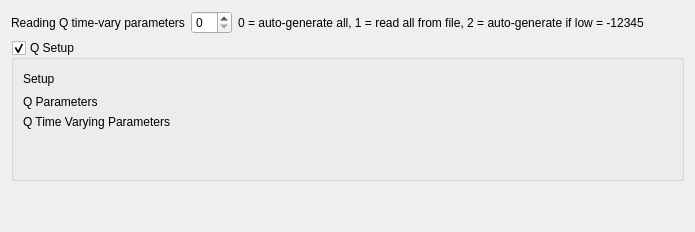
        <widget class="QWidget" name="tab_q">
         <attribute name="title">
          <string>Catchability</string>
         </attribute>
         <layout class="QVBoxLayout" name="verticalLayout_8">
          <item>
           <layout class="QHBoxLayout" name="horizontalLayout_q_time_vary">
            <item>
             <widget class="QLabel" name="label_q_time_vary_read">
              <property name="text">
               <string>Reading Q time-vary parameters</string>
              </property>
             </widget>
            </item>
            <item>
             <widget class="QSpinBox" name="spinBox_q_time_vary_read"/>
            </item>
            <item>
             <widget class="QLabel" name="label_q_time_vary_info">
              <property name="text">
               <string>0 = auto-generate all, 1 = read all from file, 2 = auto-generate if low = -12345</string>
              </property>
             </widget>
            </item>
            <item>
             <spacer name="horizontalSpacer_9">
              <property name="orientation">
               <enum>Qt::Horizontal</enum>
              </property>
              <property name="sizeHint" stdset="0">
               <size>
                <width>40</width>
                <height>20</height>
               </size>
              </property>
             </spacer>
            </item>
           </layout>
          </item>
          <item>
           <widget class="QGroupBox" name="groupBox_q_setup">
            <property name="title">
             <string>Q Setup</string>
            </property>
            <property name="checkable">
             <bool>true</bool>
            </property>
            <layout class="QVBoxLayout" name="verticalLayout_19">
             <item>
              <layout class="QGridLayout" name="gridLayout_q_info">
               <item row="0" column="1">
                <widget class="QLabel" name="label_q_setup">
                 <property name="text">
                  <string>Setup</string>
                 </property>
                </widget>
               </item>
               <item row="0" column="4">
                <spacer name="horizontalSpacer_14">
                 <property name="orientation">
                  <enum>Qt::Horizontal</enum>
                 </property>
                 <property name="sizeHint" stdset="0">
                  <size>
                   <width>40</width>
                   <height>20</height>
                  </size>
                 </property>
                </spacer>
               </item>
               <item row="0" column="3">
                <spacer name="horizontalSpacer_16">
                 <property name="orientation">
                  <enum>Qt::Horizontal</enum>
                 </property>
                 <property name="sizeHint" stdset="0">
                  <size>
                   <width>40</width>
                   <height>20</height>
                  </size>
                 </property>
                </spacer>
               </item>
               <item row="0" column="5">
                <spacer name="horizontalSpacer_13">
                 <property name="orientation">
                  <enum>Qt::Horizontal</enum>
                 </property>
                 <property name="sizeHint" stdset="0">
                  <size>
                   <width>40</width>
                   <height>20</height>
                  </size>
                 </property>
                </spacer>
               </item>
               <item row="0" column="2">
                <spacer name="horizontalSpacer_20">
                 <property name="orientation">
                  <enum>Qt::Horizontal</enum>
                 </property>
                 <property name="sizeHint" stdset="0">
                  <size>
                   <width>40</width>
                   <height>20</height>
                  </size>
                 </property>
                </spacer>
               </item>
               <item row="2" column="1">
                <widget class="QLabel" name="label_q_parameters">
                 <property name="text">
                  <string>Q Parameters</string>
                 </property>
                </widget>
               </item>
               <item row="3" column="1" colspan="5">
                <layout class="QVBoxLayout" name="verticalLayout_q_parameters"/>
               </item>
               <item row="4" column="1" colspan="2">
                <widget class="QLabel" name="label_q_tv_parameters">
                 <property name="text">
                  <string>Q Time Varying Parameters</string>
                 </property>
                </widget>
               </item>
               <item row="5" column="1" colspan="4">
                <layout class="QVBoxLayout" name="verticalLayout_q_tv_params"/>
               </item>
               <item row="1" column="1" colspan="3">
                <layout class="QVBoxLayout" name="verticalLayout_q_setup"/>
               </item>
              </layout>
             </item>
             <item>
              <spacer name="verticalSpacer_5">
               <property name="orientation">
                <enum>Qt::Vertical</enum>
               </property>
               <property name="sizeHint" stdset="0">
                <size>
                 <width>20</width>
                 <height>40</height>
                </size>
               </property>
              </spacer>
             </item>
            </layout>
           </widget>
          </item>
          <item>
           <spacer name="verticalSpacer_q_parameters">
            <property name="orientation">
             <enum>Qt::Vertical</enum>
            </property>
            <property name="sizeHint" stdset="0">
             <size>
              <width>20</width>
              <height>40</height>
             </size>
            </property>
           </spacer>
          </item>
         </layout>
        </widget>
